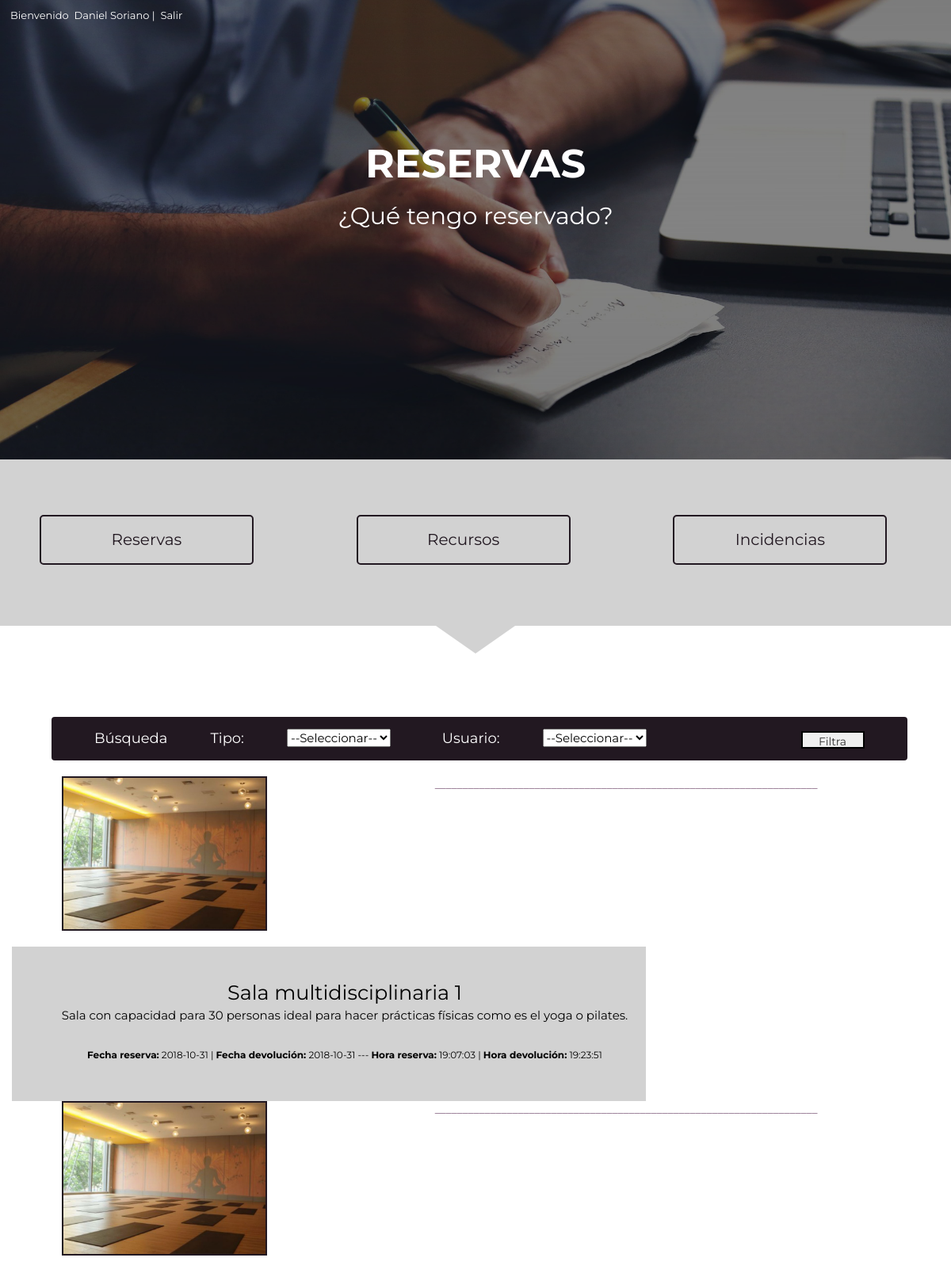
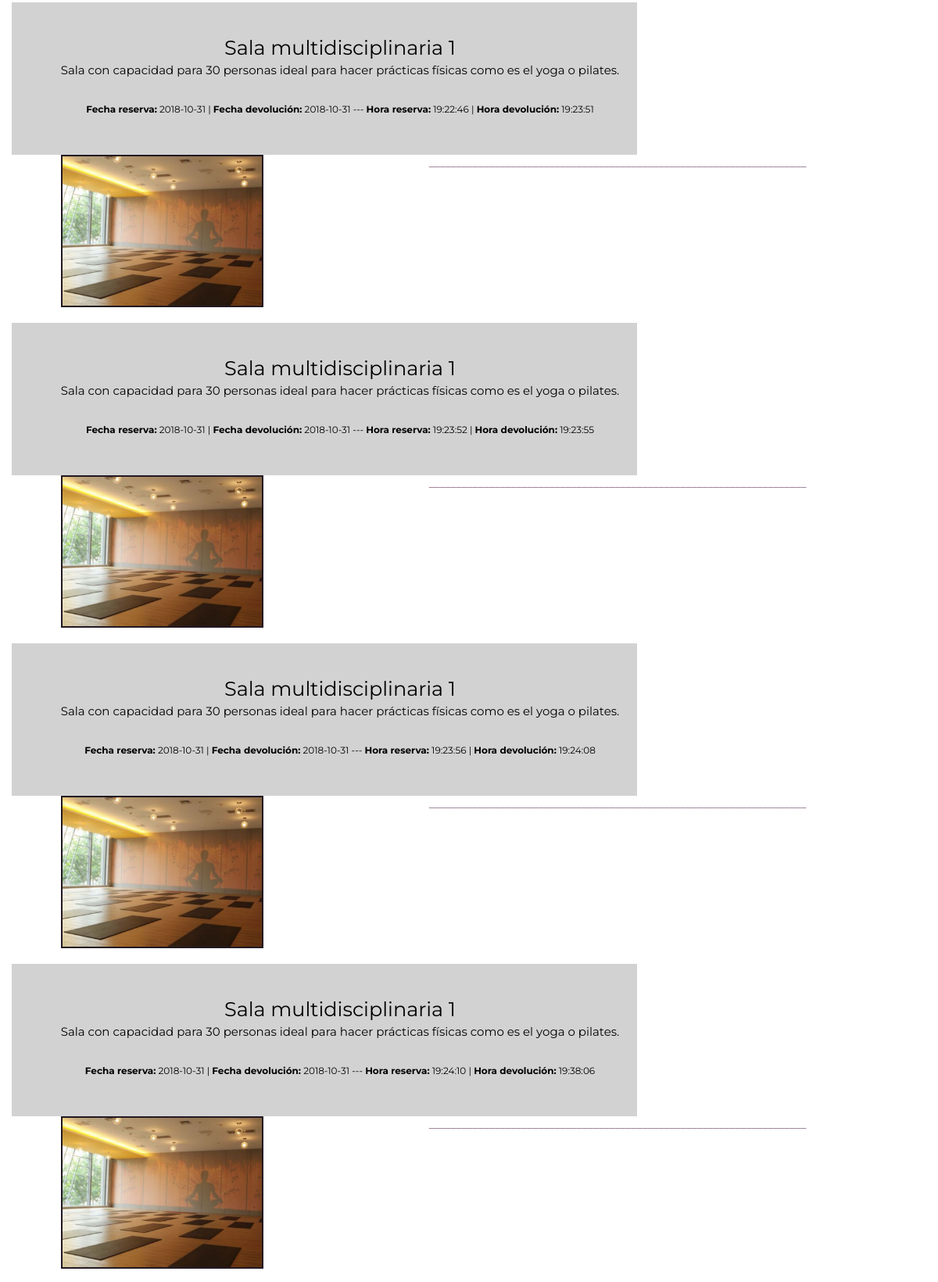
/reservas.php (signed in, upper part), run on the app's committed database (2 pictures, top to bottom).
### tables this page shows
CREATE TABLE `tbl_usuario` (
  `id_usuario` int(11) NOT NULL,
  `nombre` char(30) DEFAULT NULL,
  `apellido` char(30) DEFAULT NULL,
  `dni` char(9) DEFAULT NULL,
  `nick` char(30) DEFAULT NULL,
  `contra` char(100) DEFAULT NULL,
  `id_tipus_usuario` int(11) NOT NULL,
  `sexo` varchar(1) NOT NULL
);

CREATE TABLE `tbl_reserva` (
  `id_reserva` int(11) NOT NULL,
  `id_recurso` int(11) DEFAULT NULL,
  `id_usuario` int(11) DEFAULT NULL,
  `f_inici` date NOT NULL,
  `f_devol` date NOT NULL,
  `h_ini` time NOT NULL,
  `h_devol` time NOT NULL,
  `incidencia` int(11) DEFAULT NULL
);

CREATE TABLE `tbl_recurso` (
  `id_recurso` int(11) NOT NULL,
  `nombre_recurso` char(30) DEFAULT NULL,
  `disponible` int(3) DEFAULT NULL,
  `id_tipus_recurso` int(11) DEFAULT NULL,
  `Descripcion` varchar(255) DEFAULT NULL,
  `Imagen` varchar(100) NOT NULL
);

### html/functions.php (called while the page is built, shortened)
<?php
function get_perfil($id_usuari){
  include "BBDD.php";
  $sql = "SELECT id_usuario FROM tbl_usuario WHERE id_usuario='".$id_usuari."' LIMIT 1 ";
    $result = mysqli_query($con, $sql);
  $id = mysqli_fetch_row($result);
  return $id[0];
}
function get_nom_perfil($id_perfil){
  include "BBDD.php";
  $sql = "SELECT nombre, apellido FROM tbl_usuario WHERE id_usuario='".$id_perfil."' LIMIT 1 ";
  $result = mysqli_query($con, $sql);
  $id = mysqli_fetch_row($result);
  $nombre=$id[0]." ".$id[1];
  return $nombre;
}
function sexo($id_perfil){
  include "BBDD.php";
  $sql = "SELECT sexo FROM tbl_usuario WHERE id_usuario='".$id_perfil."' LIMIT 1 ";
  $qry_sql=mysqli_fetch_array(mysqli_query($con,$sql))[0];
  if($qry_sql=="M"){
    $es="Bienvenido";
    return $es;
  }else{
    $es="Bienvenida";
    return $es;
  }
}
?>

### html/reservas.php (the view, shortened to what this page needs)
<?php
  include "head.php";
?>
      <div class="header-reserva">
        <div class="nombre-usu">
          <p><?php session_start(); echo sexo(get_perfil($_SESSION['id_usuario']));?>&nbsp;&nbsp;<?php  echo get_nom_perfil(get_perfil($_SESSION['id_usuario'])); ?> |&nbsp; <a style="color: white;" href="index.php?s=1">Salir</a></p>
        </div>
        <div class="titulo-header text-center">
            <p style="font-size:50px;"><strong>RESERVAS</strong></p>
            <p style="font-size:30px;">¿Qué tengo reservado?</p>
        </div>
      </div>
      <div class="btn-menu text-center">
        <div class="row">
            <div class="col-sm-4">
                <a class="btn-1" href="reservas.php">Reservas</a></div>
            <div class="col-sm-4">
                <a class="btn-2" href="recursos.php">Recursos</a></div>
            <div class="col-sm-4">
                <a class="btn-3" href="incidencias.php">Incidencias</a></div>
        </div>
      </div>
    <div class="sep">
      <div class="row">
          <div class="col-sm-6 sep-de"></div>
          <div class="col-sm-6 sep-iz"></div>
      </div>
    </div>
    <div class="cuerpo">
      <div class="filtro">
        <form action="reservas.php" method="post">
            <p class="letrafiltro">Búsqueda<div class="tipo">Tipo:</div></p>
            <div class="options2">
              <select name="tiporecurso">
                  <option value="0" selected="selected">--Seleccionar--</option>
              </select>
            </div>
            <p class="letrafiltro"><div class="estado">Usuario: </div></p>
            <div class="options2">
              <select name="nombre">
                  <option value="0" selected>--Seleccionar--</option>
              </select>
            </div>
          <div class="filtra">
              <input type="submit" name="enviar" value="Filtra" style=" float: left; margin-top: -10%; margin-left: 272px; border: 2px black solid; width: 80px; height: 22px; z-index: -1">
          </div>
        </form>
      </div>
      <div class="consultas-recursos">
          <?php
             if(isset($_REQUEST['enviar'])){
            $tiporecurso=$_REQUEST['tiporecurso'];
            if($tiporecurso==0){
              $where="";
            }else{
              $where="tbl_recurso.id_tipus_recurso=$tiporecurso &&";
            }
            $nombre=$_REQUEST['nombre'];
            if($nombre==0){
              $where1="";
            }else{
              $where2="tbl_reserva.id_usuario=$nombre &&";
            }
             $sql="SELECT * FROM tbl_recurso inner join tbl_reserva on tbl_recurso.id_recurso=tbl_reserva.id_recurso where $where1 $where  tbl_recurso.disponible=1";
          }else{
            $sql="SELECT * FROM tbl_recurso inner join tbl_reserva on tbl_recurso.id_recurso=tbl_reserva.id_recurso where disponible=1";
          }
            $qry_sql=mysqli_query($con, $sql);
            while($row=mysqli_fetch_array($qry_sql)){
          ?>
            <div class="col-sm-12">
                      <div class="col-sm-4 tbl-imagen-reserva" style="background-color: inherit;">
                        <?php
                          echo '<img height="195px;" style="border: 2px solid #221821;" src="../BBDD/imagenes_recursos/'.$row['Imagen'].'">';
                          ?>
                      </div>
                      <div class="col-sm-8 tbl-txt" style="background-color: #d2d2d2;">
                        <div class="nom-recurso">
                        <?php
                          echo $row['nombre_recurso'];
                        ?>
                        </div>
                        <div class="desc-recurso">
                        <?php
                          echo $row['Descripcion'];
                        ?>
                        </div>
                        <br>
                        <div class="fecha-recurso">
                        <?php
                          echo "<strong>Fecha reserva:</strong> ".$row['f_inici'];
                          echo " | ";
                          echo "<strong>Fecha devolución:</strong> ".$row['f_devol'];
                          echo " --- ";
                          echo "<strong>Hora reserva:</strong> ".$row['h_ini'];
                          echo " | ";
                          echo "<strong>Hora devolución:</strong> ".$row['h_devol'];
                        ?>
                        </div>
                      </div>
                <p class="separacion">_____________________________________________________________________</p>
            </div>
        <?php
          }
        ?>
      </div>
    </div>

### css/header.css (style rules this page uses)
body { margin: 0px; font-family: 'Montserrat', sans-serif; }
a { text-decoration: none!important; }
.header-reserva { height: 580px; width: 100%; margin-top: 0%; position: absolute; background: url(../img/reserva.png) center; background-size: cover; }
.titulo-header { background-color: none; font-family: 'Montserrat', sans-serif; color: white; padding-top: 11%; padding-bottom: 11%; text-align: center; text-decoration: none; }
.nombre-usu { font-family: 'Montserrat', sans-serif; color: white; font-size: 13px; margin-left: 13px; margin-top: 10px; }
.btn-menu { background-color: #d2d2d2; height: 210px; width: 100%; margin-top: 580px; position: absolute; }
.col-sm-4 { width: 32.5%!important; display: flex; justify-content: center; background-color: #d2d2d2; }
.btn-1,.btn-2,.btn-3 { font-family: 'Montserrat', sans-serif; width: 270px; margin-top: 70px; justify-content: center; border: 2px solid #221821; border-radius: 5px; color: #221821; background-color: #d2d2d2; font-size: 20px; padding: 15px 30px; }
.sep { background-color: #d2d2d2; padding-top: 765px; }
.sep-de { width: 50%; height: 60px; border-right: 50px solid transparent; border-bottom: 35px solid white; }
.sep-iz { width: 50%; height: 60px; border-left: 50px solid transparent; border-bottom: 35px solid white; }
.cuerpo { font-family: 'Montserrat', sans-serif; width: 100%; height: 100%; }
.consultas-recursos { margin-top: 20px; }
.tbl-imagen-reserva { padding-top: 0px; padding-bottom: 20px; padding-left: 20px!important; }
.tbl-txt { padding-top: 20px; padding-bottom: 40px; padding-left: 55px!important; width: 800px!important; }
.nom-recurso { color: black; text-align: center; padding-top: 20px; font-size: 25.5px; }
.desc-recurso { color: black; text-align: center; font-size: 15px; }
.fecha-recurso { color: black; text-align: center; padding: 10px; font-size: 12px; }
.separacion { text-align: center; color: #714b6d; }
.filtro { font-family: 'Montserrat', sans-serif; width: 90%; height: 55px; border-radius: 4px; margin-left: 65px; margin-top: 80px; background-color: #221821; }
.letrafiltro { font-family: 'Montserrat'; font-size: 18px; margin-left: 5%; margin-top: 15px; color: white; float: left; }
.options2 { margin-top: 15px; margin-left: 5%; float: left; font-family: 'Montserrat'; font-size: 15px; float: left; color: black; }
.tipo { font-family: 'Montserrat'; font-size: 18px; color: white; margin-left: 5%; margin-top: 15px; float: left; }
.estado { font-family: 'Montserrat'; font-size: 18px; color: white; margin-left: 1%; margin-top: 15px; float: left; }
.filtra { float: left; margin-top: 15px; margin-left: 10%; }

### data on the page
tbl_usuario: sexo(get_perfil($_SESSION['id_usuario'])) "Bienvenido", get_nom_perfil(get_perfil($_SESSION['id_usuario'])) "Daniel Soriano"
tbl_reserva: id_recurso.Imagen (picture), id_recurso.nombre_recurso "Sala multidisciplinaria 1", id_recurso.Descripcion "Sala con capacidad para 30 personas ideal para hacer prácticas físicas como es el yoga o pilates.", f_inici "2018-10-31", f_devol "2018-10-31", h_ini "19:07:03", h_devol "19:23:51"
tbl_reserva: id_recurso.Imagen (picture), id_recurso.nombre_recurso "Sala multidisciplinaria 1", id_recurso.Descripcion "Sala con capacidad para 30 personas ideal para hacer prácticas físicas como es el yoga o pilates.", f_inici "2018-10-31", f_devol "2018-10-31", h_ini "19:22:46", h_devol "19:23:51"
tbl_reserva: id_recurso.Imagen (picture), id_recurso.nombre_recurso "Sala multidisciplinaria 1", id_recurso.Descripcion "Sala con capacidad para 30 personas ideal para hacer prácticas físicas como es el yoga o pilates.", f_inici "2018-10-31", f_devol "2018-10-31", h_ini "19:23:52", h_devol "19:23:55"
tbl_reserva: id_recurso.Imagen (picture), id_recurso.nombre_recurso "Sala multidisciplinaria 1", id_recurso.Descripcion "Sala con capacidad para 30 personas ideal para hacer prácticas físicas como es el yoga o pilates.", f_inici "2018-10-31", f_devol "2018-10-31", h_ini "19:23:56", h_devol "19:24:08"
tbl_reserva: id_recurso.Imagen (picture), id_recurso.nombre_recurso "Sala multidisciplinaria 1", id_recurso.Descripcion "Sala con capacidad para 30 personas ideal para hacer prácticas físicas como es el yoga o pilates.", f_inici "2018-10-31", f_devol "2018-10-31", h_ini "19:24:10", h_devol "19:38:06"
tbl_reserva: id_recurso.Imagen (picture)
